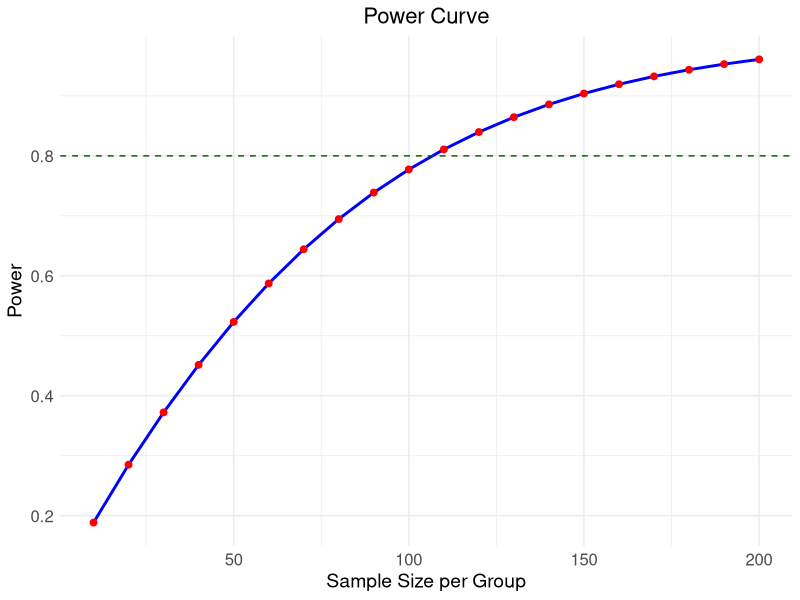

This figure's R source:
library(pwr)
library(tidyverse)

# Define proportions
p1 <- 0.333  # Proportion for group 1
p2 <- 0.5   # Proportion for group 2

# Calculate effect size
h <- ES.h(p1, p2)

# Generate power values for a range of sample sizes
sample_sizes <- seq(10, 200, by = 10)  # Sample sizes to evaluate
power_values <- sapply(sample_sizes, function(n) {
  pwr.2p.test(h = h, n = n, sig.level = 0.05, alternative = "less")$power
})

# Create a data frame for plotting
power_curve_df <- data.frame(SampleSize = sample_sizes, Power = power_values)

# Plot the power curve using ggplot2
ggplot(power_curve_df, aes(x = SampleSize, y = Power)) +
  geom_line(color = "blue", size = 1) +
  geom_point(color = "red", size = 2) +
  geom_hline(yintercept = 0.8, linetype = "dashed", color = "darkgreen") +
  labs(
    title = "Power Curve",
    x = "Sample Size per Group",
    y = "Power"
  ) +
  theme_minimal() +
  theme(
    plot.title = element_text(hjust = 0.5, size = 16),
    axis.title = element_text(size = 14),
    axis.text = element_text(size = 12)
  )
